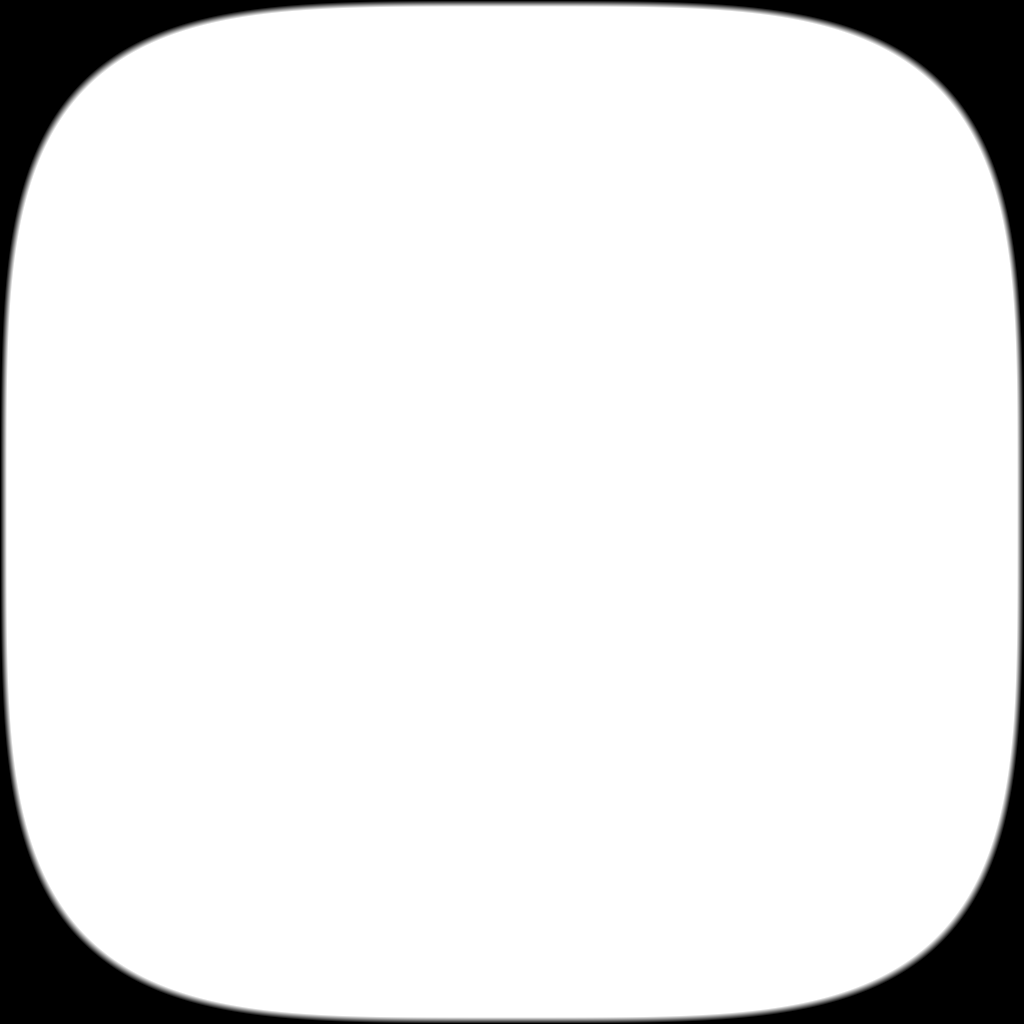

Reproduce this figure in Python.
import numpy as np
from PIL import Image

t = np.linspace(-1, 1, 1024)
x, y = np.meshgrid(t, t)

p = 4
r = (abs(x)**p + abs(y)**p)**(1/p)
h = 80  # Edge hardness
mask = np.clip((1 - r)*h, 0, 1)
mask = (255 * mask).astype(np.uint8)
Image.fromarray(mask).save("squircle_mask.png")
